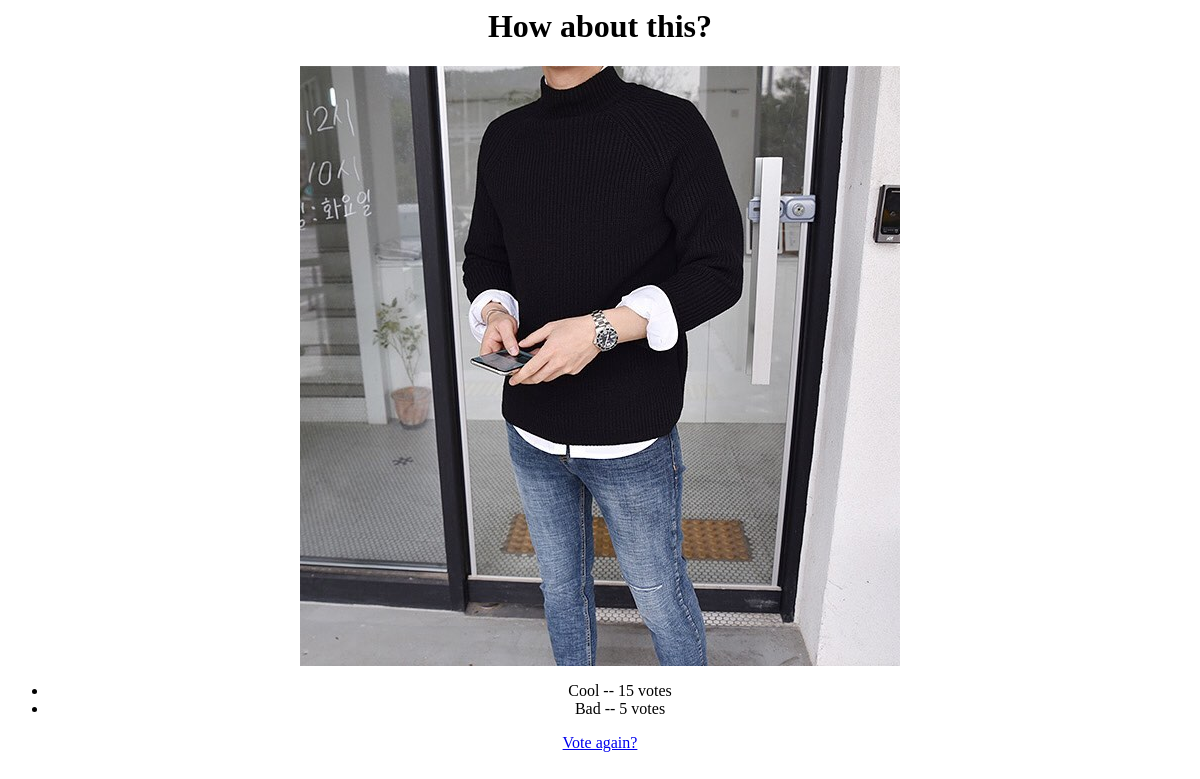
Page /recommend/1/results/ on the earlier database version.
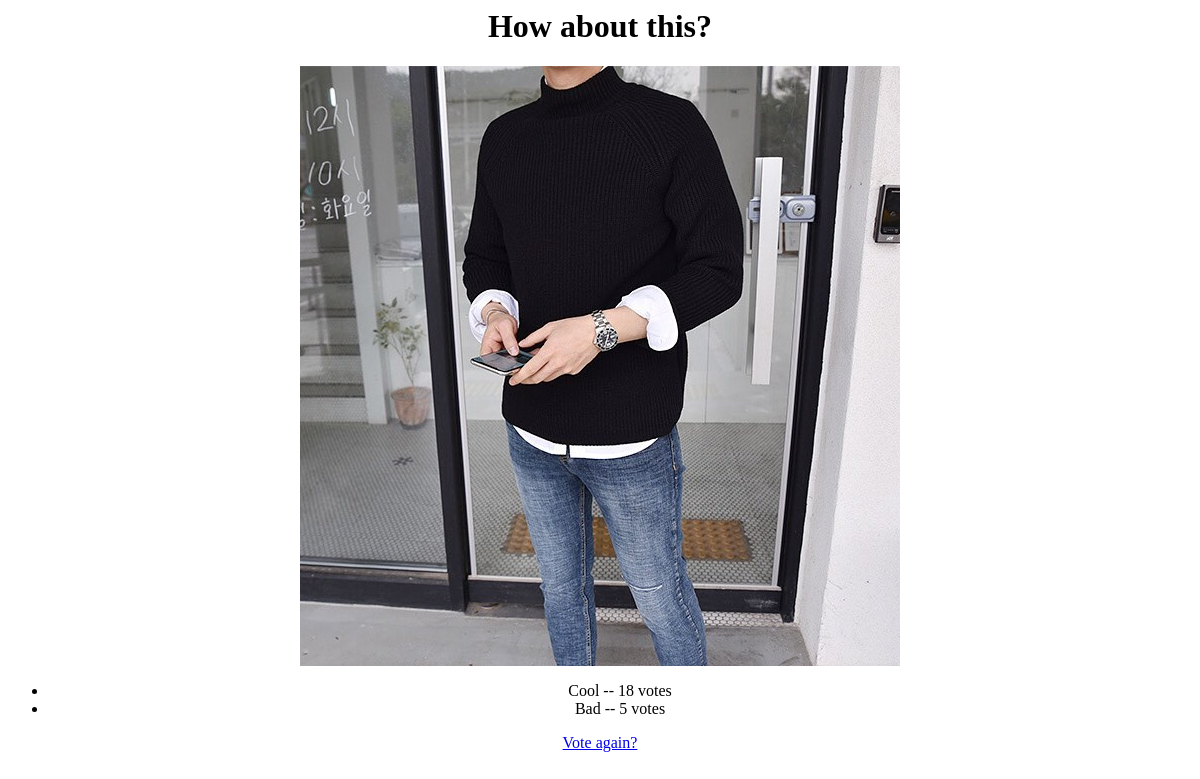
Same page on the later database version.
### recommend/models.py (models this page shows, shortened)
class Choice(models.Model):
    question = models.ForeignKey(Question, on_delete=models.CASCADE)
    choice_text = models.CharField(max_length=200)
    votes = models.IntegerField(default=0)

### recommend/views.py (the view)
# urls.py: path('<int:question_id>/results/', views.results, name='results'),     # /polls/5/results/
def results(request, question_id):
    question = get_object_or_404(Question, pk=question_id)
    return render(request, 'recommend/results.html', {'question': question})

### recommend/templates/recommend/results.html
<center>
<h1>{{ question.question_text }}</h1>
{% load staticfiles %}
<img src="{% static 'img/sample2.jpg' %}">
<ul>
{% for choice in question.choice_set.all %}
    <li>{{ choice.choice_text }} -- {{ choice.votes }} vote{{ choice.votes|pluralize }}</li>
{% endfor %}
</ul>
<a href="{% url 'recommend:detail' question.id %}">Vote again?</a>
</center>

Differences in the rows shown:
changed Choice "Cool": votes "15" → "18"
